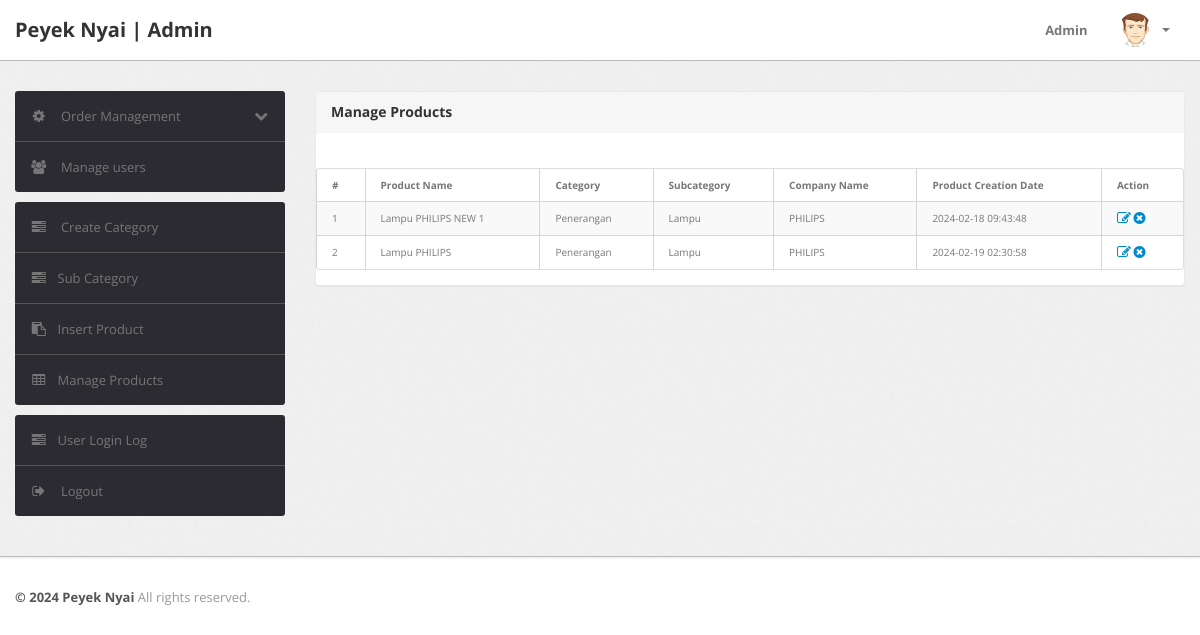
/admin/manage-products.php (signed in), run on the app's committed database.
### tables this page shows
CREATE TABLE `Products` (
  `id` int(11) NOT NULL,
  `category` int(11) NOT NULL,
  `subCategory` int(11) DEFAULT NULL,
  `productName` varchar(255) DEFAULT NULL,
  `productCompany` varchar(255) DEFAULT NULL,
  `productPrice` int(11) DEFAULT NULL,
  `productPriceBeforeDiscount` int(11) DEFAULT NULL,
  `productDescription` longtext DEFAULT NULL,
  `productImage1` blob DEFAULT NULL,
  `productImage2` blob DEFAULT NULL,
  `productImage3` blob DEFAULT NULL,
  `shippingCharge` int(11) DEFAULT NULL,
  `productAvailability` varchar(255) DEFAULT NULL,
  `postingDate` timestamp NULL DEFAULT current_timestamp(),
  `updationDate` varchar(255) DEFAULT NULL
);

CREATE TABLE `category` (
  `id` int(11) NOT NULL,
  `categoryName` varchar(255) DEFAULT NULL,
  `categoryDescription` longtext DEFAULT NULL,
  `creationDate` timestamp NOT NULL DEFAULT current_timestamp(),
  `updationDate` varchar(255) DEFAULT NULL
);

CREATE TABLE `subcategory` (
  `id` int(11) NOT NULL,
  `categoryid` int(11) DEFAULT NULL,
  `subcategory` varchar(255) DEFAULT NULL,
  `creationDate` timestamp NULL DEFAULT current_timestamp(),
  `updationDate` varchar(255) DEFAULT NULL
);

### admin/manage-products.php (the view, shortened to what this page needs)
<?php
include('include/config.php');
if(strlen($_SESSION['alogin'])==0)
	{
header('location:index.php');
}
else{
?>
<!DOCTYPE html>
<html lang="en">
<head>
	<link type="text/css" href="bootstrap/css/bootstrap.min.css" rel="stylesheet">
	<link type="text/css" href="bootstrap/css/bootstrap-responsive.min.css" rel="stylesheet">
	<link type="text/css" href="css/theme.css" rel="stylesheet">
	<link type="text/css" href="images/icons/css/font-awesome.css" rel="stylesheet">
</head>
<body>
<?php include('include/header.php');?>
	<div class="wrapper">
		<div class="container">
			<div class="row">
<?php include('include/sidebar.php');?>
			<div class="span9">
					<div class="content">
	<div class="module">
							<div class="module-head">
								<h3>Manage Products</h3>
							</div>
							<div class="module-body table">
									<br />
    <table class="table table-bordered table-striped table-smaller">									<thead>
										<tr>
											<th>#</th>
											<th>Product Name</th>
											<th>Category </th>
											<th>Subcategory</th>
											<th>Company Name</th>
											<th>Product Creation Date</th>
											<th>Action</th>
										</tr>
									</thead>
									<tbody>
<?php $query=mysqli_query($con,"select products.*,category.categoryName,subcategory.subcategory from products join category on category.id=products.category join subcategory on subcategory.id=products.subCategory");
$cnt=1;
while($row=mysqli_fetch_array($query))
{
?>
										<tr>
											<td><?php echo htmlentities($cnt);?></td>
											<td><?php echo htmlentities($row['productName']);?></td>
											<td><?php echo htmlentities($row['categoryName']);?></td>
											<td> <?php echo htmlentities($row['subcategory']);?></td>
											<td><?php echo htmlentities($row['productCompany']);?></td>
											<td><?php echo htmlentities($row['postingDate']);?></td>
											<td>
											<a href="edit-products.php?id=<?php echo $row['id']?>" ><i class="icon-edit"></i></a>
											<a href="manage-products.php?id=<?php echo $row['id']?>&del=delete" onClick="return confirm('Are you sure you want to delete?')"><i class="icon-remove-sign"></i></a></td>
										</tr>
										<?php $cnt=$cnt+1; } ?>
								</table>
							</div>
						</div>
					</div>
				</div>
			</div>
		</div>
	</div>
<?php include('include/footer.php');?>
</body>
<?php } ?>

### admin/css/theme.css (style rules this page uses)
body { font-size: 13px; font-family: 'Open Sans', Arial, sans-serif; background: #fff; color: #777 }
h1, h2, h3, h4, h5, h6 { color: #333; margin-top: 0 }
h3 { font-size: 20px }
.wrapper { background: url(../images/bg.png) #eee; border-bottom: 1px solid #bbb; -webkit-box-shadow: 0 1px 2px rgba(0,0,0,0.1); -moz-box-shadow: 0 1px 2px rgba(0,0,0,0.1); box-shadow: 0 1px 2px rgba(0,0,0,0.1); padding: 30px 0 }
body [class^="icon-"], body [class*=" icon-"] { font-size: 14px; line-height: 20px; height: 20px }
.module { background: #fff; -webkit-border-radius: 3px; -moz-border-radius: 3px; border-radius: 3px; border: 1px solid #ccc; border-bottom-color: #bbb; -webkit-box-shadow: 0 0 1px rgba(0,0,0,0.2); -moz-box-shadow: 0 0 1px rgba(0,0,0,0.2); box-shadow: 0 0 1px rgba(0,0,0,0.2); margin-bottom: 30px }
.table { margin-bottom: 0 }
.table th, .table td { border-color: #d5d5d5!important }
.table-bordered thead:first-child tr:first-child>th:first-child, .table-bordered tbody:first-child tr:first-child>td:first-child { -webkit-border-top-left-radius: 2px; -moz-border-radius-topleft: 2px; border-top-left-radius: 2px }
.table-bordered thead:first-child tr:first-child>th:last-child, .table-bordered tbody:first-child tr:first-child>td:last-child { -webkit-border-top-right-radius: 2px; -moz-border-radius-topright: 2px; border-top-right-radius: 2px }
.table-bordered thead:last-child tr:last-child>th:first-child, .table-bordered tbody:last-child tr:last-child>td:first-child, .table-bordered tfoot:last-child tr:last-child>td:first-child { -webkit-border-bottom-left-radius: 2px; -moz-border-radius-bottomleft: 2px; border-bottom-left-radius: 2px }
.table-bordered thead:last-child tr:last-child>th:last-child, .table-bordered tbody:last-child tr:last-child>td:last-child, .table-bordered tfoot:last-child tr:last-child>td:last-child { -webkit-border-bottom-right-radius: 2px; -moz-border-radius-bottomright: 2px; border-bottom-right-radius: 2px }
.module { box-shadow: 0 0 3px rgba(0,0,0,.1); border-color: #e9e9e9; margin-bottom: 20px; background-color: #fff; border-radius: 4px; -webkit-box-shadow: 0 1px 1px rgba(0,0,0,.05); box-shadow: 0 1px 1px rgba(0,0,0,.05); }
.module-head { color: #767676; background-color: #f6f6f6; border-color: #e9e9e9; padding: 10px 15px; border-bottom: 1px solid transparent; border-top-right-radius: 3px; border-top-left-radius: 3px; }
.module-head h3 { font-size: 14px; line-height: 20px; height: 20px; margin: 0 }
.module-body { padding: 15px }
.module-body.table { padding: 15px 0 }
.module-body.table .table th, .module-body.table .table td { padding-left: 15px; padding-right: 15px }

### admin/manage-products.php (style rules this page uses)
.table-smaller th, .table-smaller td { font-size: 10px; padding: 6px; }

### data on the page
products: productName "Lampu PHILIPS NEW 1", category.categoryName "Penerangan", subcategory.subcategory "Lampu", productCompany "PHILIPS", postingDate "2024-02-18 09:43:48"
products: productName "Lampu PHILIPS", category.categoryName "Penerangan", subcategory.subcategory "Lampu", productCompany "PHILIPS", postingDate "2024-02-19 02:30:58"
